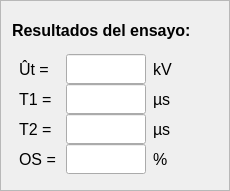
     <widget class="QFrame" name="bloque_resultados_del_ensayo">
      <property name="minimumSize">
       <size>
        <width>230</width>
        <height>191</height>
       </size>
      </property>
      <property name="maximumSize">
       <size>
        <width>230</width>
        <height>191</height>
       </size>
      </property>
      <property name="font">
       <font>
        <family>Segoe UI</family>
        <pointsize>12</pointsize>
       </font>
      </property>
      <property name="styleSheet">
       <string notr="true">background-color: rgb(247, 242, 222);

QLineEdit:{
					background-color: rgb(255, 225, 225);}</string>
      </property>
      <property name="frameShape">
       <enum>QFrame::Shape::StyledPanel</enum>
      </property>
      <property name="frameShadow">
       <enum>QFrame::Shadow::Raised</enum>
      </property>
      <layout class="QGridLayout" name="gridLayout_18">
       <item row="1" column="0">
        <layout class="QGridLayout" name="grilla_resultados_del_ensayo">
         <property name="spacing">
          <number>0</number>
         </property>
         <item row="0" column="0">
          <widget class="QLabel" name="v_etiqueta">
           <property name="enabled">
            <bool>true</bool>
           </property>
           <property name="minimumSize">
            <size>
             <width>40</width>
             <height>30</height>
            </size>
           </property>
           <property name="maximumSize">
            <size>
             <width>40</width>
             <height>30</height>
            </size>
           </property>
           <property name="font">
            <font>
             <family>Segoe UI</family>
             <pointsize>12</pointsize>
            </font>
           </property>
           <property name="text">
            <string>Ût =</string>
           </property>
          </widget>
         </item>
         <item row="0" column="1">
          <widget class="QLineEdit" name="v_valor">
           <property name="minimumSize">
            <size>
             <width>80</width>
             <height>30</height>
            </size>
           </property>
           <property name="maximumSize">
            <size>
             <width>80</width>
             <height>30</height>
            </size>
           </property>
           <property name="font">
            <font>
             <family>Segoe UI</family>
             <pointsize>12</pointsize>
            </font>
           </property>
           <property name="styleSheet">
            <string notr="true"/>
           </property>
           <property name="readOnly">
            <bool>true</bool>
           </property>
          </widget>
         </item>
         <item row="0" column="2">
          <widget class="QLabel" name="v_unidad">
           <property name="minimumSize">
            <size>
             <width>30</width>
             <height>30</height>
            </size>
           </property>
           <property name="maximumSize">
            <size>
             <width>30</width>
             <height>30</height>
            </size>
           </property>
           <property name="font">
            <font>
             <family>Segoe UI</family>
             <pointsize>12</pointsize>
            </font>
           </property>
           <property name="text">
            <string>kV</string>
           </property>
           <property name="alignment">
            <set>Qt::AlignmentFlag::AlignLeading|Qt::AlignmentFlag::AlignLeft|Qt::AlignmentFlag::AlignVCenter</set>
           </property>
          </widget>
         </item>
         <item row="1" column="0">
          <widget class="QLabel" name="t1_etiqueta">
           <property name="minimumSize">
            <size>
             <width>40</width>
             <height>30</height>
            </size>
           </property>
           <property name="maximumSize">
            <size>
             <width>40</width>
             <height>30</height>
            </size>
           </property>
           <property name="font">
            <font>
             <family>Segoe UI</family>
             <pointsize>12</pointsize>
            </font>
           </property>
           <property name="text">
            <string>T1 =</string>
           </property>
          </widget>
         </item>
         <item row="1" column="1">
          <widget class="QLineEdit" name="t1_valor">
           <property name="minimumSize">
            <size>
             <width>80</width>
             <height>30</height>
            </size>
           </property>
           <property name="maximumSize">
            <size>
             <width>80</width>
             <height>30</height>
            </size>
           </property>
           <property name="font">
            <font>
             <family>Segoe UI</family>
             <pointsize>12</pointsize>
            </font>
           </property>
           <property name="styleSheet">
            <string notr="true"/>
           </property>
           <property name="readOnly">
            <bool>true</bool>
           </property>
          </widget>
         </item>
         <item row="1" column="2">
          <widget class="QLabel" name="t1_unidad">
           <property name="minimumSize">
            <size>
             <width>30</width>
             <height>30</height>
            </size>
           </property>
           <property name="maximumSize">
            <size>
             <width>30</width>
             <height>30</height>
            </size>
           </property>
           <property name="font">
            <font>
             <family>Segoe UI</family>
             <pointsize>12</pointsize>
            </font>
           </property>
           <property name="text">
            <string>µs</string>
           </property>
           <property name="alignment">
            <set>Qt::AlignmentFlag::AlignLeading|Qt::AlignmentFlag::AlignLeft|Qt::AlignmentFlag::AlignVCenter</set>
           </property>
          </widget>
         </item>
         <item row="2" column="0">
          <widget class="QLabel" name="t2_etiqueta">
           <property name="minimumSize">
            <size>
             <width>40</width>
             <height>30</height>
            </size>
           </property>
           <property name="maximumSize">
            <size>
             <width>40</width>
             <height>30</height>
            </size>
           </property>
           <property name="font">
            <font>
             <family>Segoe UI</family>
             <pointsize>12</pointsize>
            </font>
           </property>
           <property name="text">
            <string>T2 =</string>
           </property>
          </widget>
         </item>
         <item row="2" column="1">
          <widget class="QLineEdit" name="t2_valor">
           <property name="minimumSize">
            <size>
             <width>80</width>
             <height>30</height>
            </size>
           </property>
           <property name="maximumSize">
            <size>
             <width>80</width>
             <height>30</height>
            </size>
           </property>
           <property name="font">
            <font>
             <family>Segoe UI</family>
             <pointsize>12</pointsize>
            </font>
           </property>
           <property name="styleSheet">
            <string notr="true"/>
           </property>
           <property name="readOnly">
            <bool>true</bool>
           </property>
          </widget>
         </item>
         <item row="2" column="2">
          <widget class="QLabel" name="t2_unidad">
           <property name="minimumSize">
            <size>
             <width>30</width>
             <height>30</height>
            </size>
           </property>
           <property name="maximumSize">
            <size>
             <width>30</width>
             <height>30</height>
            </size>
           </property>
           <property name="font">
            <font>
             <family>Segoe UI</family>
             <pointsize>12</pointsize>
            </font>
           </property>
           <property name="text">
            <string>µs</string>
           </property>
           <property name="alignment">
            <set>Qt::AlignmentFlag::AlignLeading|Qt::AlignmentFlag::AlignLeft|Qt::AlignmentFlag::AlignVCenter</set>
           </property>
          </widget>
         </item>
         <item row="3" column="0">
          <widget class="QLabel" name="os_etiqueta">
           <property name="minimumSize">
            <size>
             <width>40</width>
             <height>30</height>
            </size>
           </property>
           <property name="maximumSize">
            <size>
             <width>40</width>
             <height>30</height>
            </size>
           </property>
           <property name="font">
            <font>
             <family>Segoe UI</family>
             <pointsize>12</pointsize>
            </font>
           </property>
           <property name="text">
            <string>OS =</string>
           </property>
          </widget>
         </item>
         <item row="3" column="1">
          <widget class="QLineEdit" name="os_valor">
           <property name="minimumSize">
            <size>
             <width>80</width>
             <height>30</height>
            </size>
           </property>
           <property name="maximumSize">
            <size>
             <width>80</width>
             <height>30</height>
            </size>
           </property>
           <property name="font">
            <font>
             <family>Segoe UI</family>
             <pointsize>12</pointsize>
            </font>
           </property>
           <property name="styleSheet">
            <string notr="true"/>
           </property>
           <property name="readOnly">
            <bool>true</bool>
           </property>
          </widget>
         </item>
         <item row="3" column="2">
          <widget class="QLabel" name="os_unidad">
           <property name="minimumSize">
            <size>
             <width>30</width>
             <height>30</height>
            </size>
           </property>
           <property name="maximumSize">
            <size>
             <width>30</width>
             <height>30</height>
            </size>
           </property>
           <property name="font">
            <font>
             <family>Segoe UI</family>
             <pointsize>12</pointsize>
            </font>
           </property>
           <property name="text">
            <string>%</string>
           </property>
           <property name="alignment">
            <set>Qt::AlignmentFlag::AlignLeading|Qt::AlignmentFlag::AlignLeft|Qt::AlignmentFlag::AlignVCenter</set>
           </property>
          </widget>
         </item>
        </layout>
       </item>
       <item row="0" column="0">
        <widget class="QLabel" name="resultados_del_ensayo">
         <property name="minimumSize">
          <size>
           <width>180</width>
           <height>30</height>
          </size>
         </property>
         <property name="maximumSize">
          <size>
           <width>180</width>
           <height>30</height>
          </size>
         </property>
         <property name="font">
          <font>
           <family>Segoe UI</family>
           <pointsize>12</pointsize>
           <bold>true</bold>
          </font>
         </property>
         <property name="text">
          <string>Resultados del ensayo:</string>
         </property>
        </widget>
       </item>
       <item row="1" column="1">
        <spacer name="horizontalSpacer_6">
         <property name="orientation">
          <enum>Qt::Orientation::Horizontal</enum>
         </property>
         <property name="sizeHint" stdset="0">
          <size>
           <width>40</width>
           <height>20</height>
          </size>
         </property>
        </spacer>
       </item>
      </layout>
     </widget>
